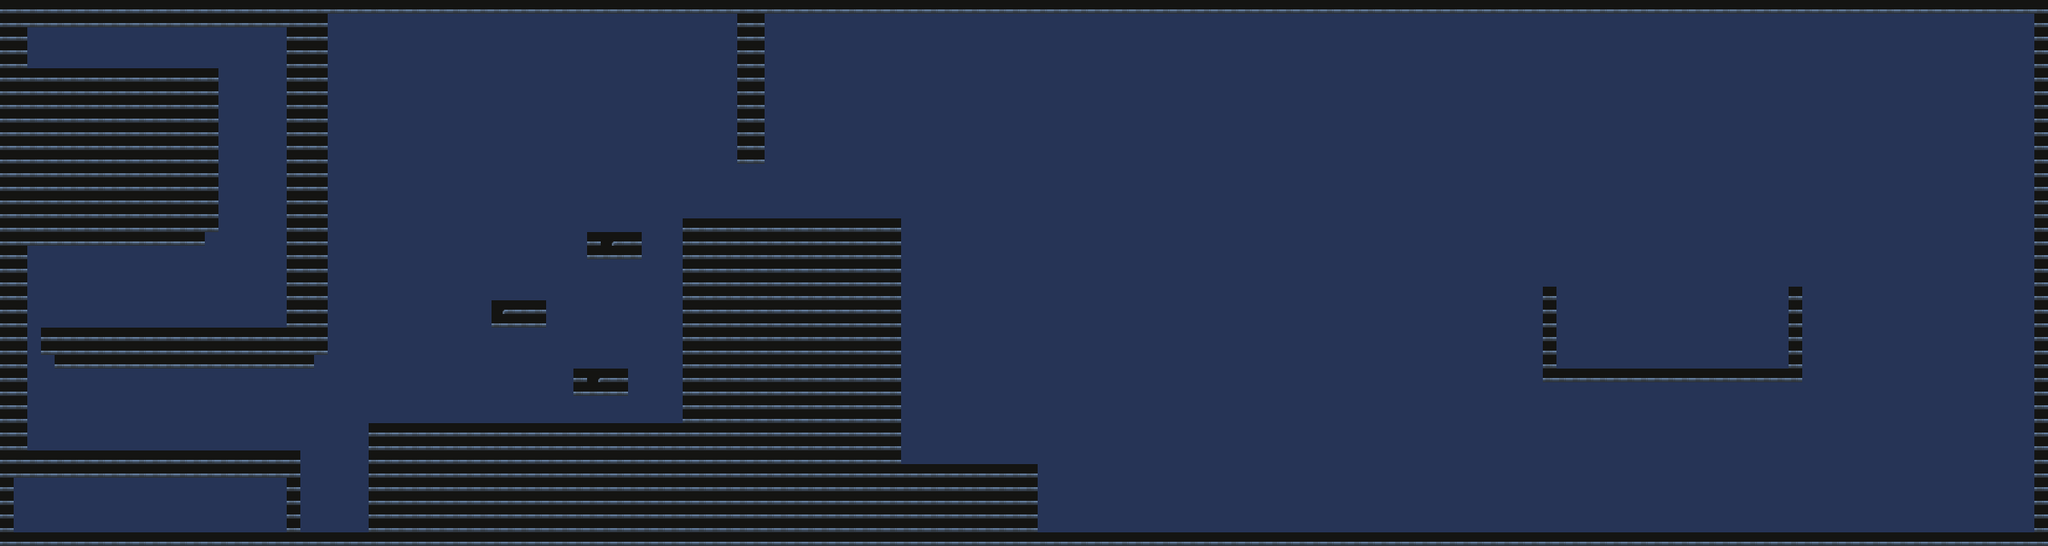

A 2D game scene composited from a Tiled map and its tileset images. What follows is a short description and the map's XML, with each tile layer's data collapsed to a summary:
An orthogonal 150x40 tile map with 16x16 px tiles, 2 tile layers (background, walls) and 25 objects (10x TorchLight, 2x EnemyArcher, 2x EnemyRogue, 2x EnemyShaman, 2x EnemyWarrior, ...).

<map version="1.9" tiledversion="1.9.2" orientation="orthogonal" renderorder="right-down" width="150" height="40" tilewidth="16" tileheight="16" infinite="0" nextlayerid="4" nextobjectid="120">
 <tileset firstgid="1" name="TileSet" tilewidth="16" tileheight="16" tilecount="50160" columns="330">
  <image source="tilesets/TileSet.png" width="5280" height="2432" />
 </tileset>
 <layer id="1" name="background" width="150" height="40">
  <data>[6000 cells, 6000 non-empty, 21 distinct tile ids]</data>
 </layer>
 <layer id="2" name="walls" width="150" height="40">
  <data>[6000 cells, 1260 non-empty, 1 distinct tile ids]</data>
 </layer>
 <objectgroup id="3" name="objects">
  <object id="6" name="Player" class="Player" x="1141.79" y="497.775" width="32" height="32">
   <properties>
    <property name="Type" value="Player" />
   </properties>
  </object>
  <object id="71" name="MagicBook" class="MagicBook" x="1373.63" y="568.376" width="13" height="15">
   <properties>
    <property name="Type" value="MagicBook" />
   </properties>
  </object>
  <object id="75" name="MagicStick" class="MagicStick" x="1310.16" y="539.666" width="14" height="31">
   <properties>
    <property name="Type" value="MagicStick" />
   </properties>
  </object>
  <object id="82" name="OrcArcher" class="EnemyArcher" x="1950.45" y="369.318" width="32" height="32">
   <properties>
    <property name="Type" value="EnemyArcher" />
   </properties>
  </object>
  <object id="93" name="LeverDoor1" class="Lever" x="512" y="483" width="19" height="13">
   <properties>
    <property name="Type" value="Lever" />
   </properties>
  </object>
  <object id="94" name="Door1" class="Door" x="864" y="196" width="32" height="64">
   <properties>
    <property name="Type" value="Door" />
   </properties>
  </object>
  <object id="97" name="TorchLight1" class="TorchLight" x="280" y="32" width="32" height="32">
   <properties>
    <property name="Type" value="TorchLight" />
   </properties>
  </object>
  <object id="99" name="TorchLight2" class="TorchLight" x="280" y="186" width="32" height="32">
   <properties>
    <property name="Type" value="TorchLight" />
   </properties>
  </object>
  <object id="100" name="TorchLight3" class="TorchLight" x="280" y="326" width="32" height="32">
   <properties>
    <property name="Type" value="TorchLight" />
   </properties>
  </object>
  <object id="101" name="TorchLight4" class="TorchLight" x="140" y="326" width="32" height="32">
   <properties>
    <property name="Type" value="TorchLight" />
   </properties>
  </object>
  <object id="102" name="TorchLight5" class="TorchLight" x="96" y="488" width="32" height="32">
   <properties>
    <property name="Type" value="TorchLight" />
   </properties>
  </object>
  <object id="103" name="TorchLight6" class="TorchLight" x="280" y="488" width="32" height="32">
   <properties>
    <property name="Type" value="TorchLight" />
   </properties>
  </object>
  <object id="104" name="TorchLight7" class="TorchLight" x="528" y="432" width="32" height="32">
   <properties>
    <property name="Type" value="TorchLight" />
   </properties>
  </object>
  <object id="105" name="TorchLight8" class="TorchLight" x="582" y="304" width="32" height="32">
   <properties>
    <property name="Type" value="TorchLight" />
   </properties>
  </object>
  <object id="106" name="TorchLight9" class="TorchLight" x="960" y="192" width="32" height="32">
   <properties>
    <property name="Type" value="TorchLight" />
   </properties>
  </object>
  <object id="107" name="TorchLight10" class="TorchLight" x="1142" y="482" width="32" height="32">
   <properties>
    <property name="Type" value="TorchLight" />
   </properties>
  </object>
  <object id="109" name="OrcRogue" class="EnemyRogue" x="1907.65" y="553.334" width="32" height="32">
   <properties>
    <property name="Type" value="EnemyRogue" />
   </properties>
  </object>
  <object id="110" name="SkeletonArcher" class="EnemyArcher" x="1871.66" y="359.001" width="32" height="32">
   <properties>
    <property name="Type" value="EnemyArcher" />
   </properties>
  </object>
  <object id="111" name="SkeletonRogue" class="EnemyRogue" x="2020.01" y="359.001" width="32" height="32">
   <properties>
    <property name="Type" value="EnemyRogue" />
   </properties>
  </object>
  <object id="112" name="OrcShaman" class="EnemyShaman" x="1919.67" y="381.333" width="32" height="32">
   <properties>
    <property name="Type" value="EnemyShaman" />
   </properties>
  </object>
  <object id="114" name="OrcWarrior" class="EnemyWarrior" x="1855.32" y="386.667" width="32" height="32">
   <properties>
    <property name="Type" value="EnemyWarrior" />
   </properties>
  </object>
  <object id="116" name="SkeletonShaman" class="EnemyShaman" x="1927.01" y="353.334" width="32" height="32">
   <properties>
    <property name="Type" value="EnemyShaman" />
   </properties>
  </object>
  <object id="117" name="SkeletonWarrior" class="EnemyWarrior" x="1929.67" y="380.333" width="32" height="32">
   <properties>
    <property name="Type" value="EnemyWarrior" />
   </properties>
  </object>
  <object id="118" name="BigHealPotion" class="HealPotion" x="189.71" y="71.9275" width="12" height="14">
   <properties>
    <property name="Type" value="HealPotion" />
   </properties>
  </object>
  <object id="119" name="SmallHealPotion" class="HealPotion" x="229.375" y="76.375" width="8" height="13">
   <properties>
    <property name="Type" value="HealPotion" />
   </properties>
  </object>
 </objectgroup>
</map>